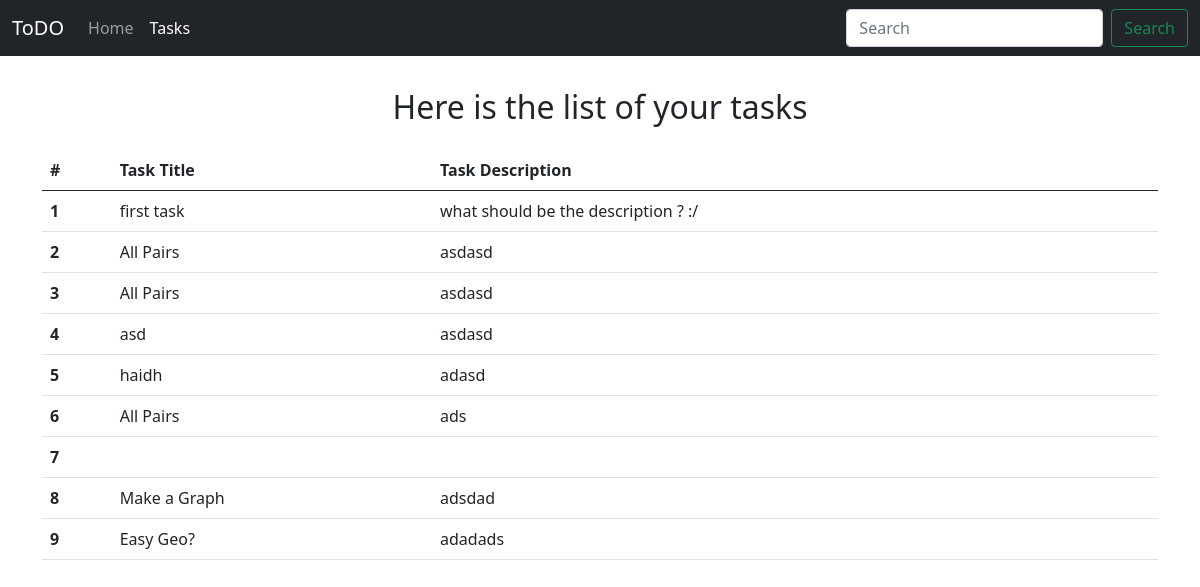
The page /tasks on the database its author committed.
### home/models.py (models this page shows, shortened)
class Task(models.Model):
    taskTitle = models.CharField(max_length = 30)
    taskDescription = models.TextField()
    time = models.DateTimeField(auto_now_add = True)

### home/views.py (the view)
# urls.py: path('tasks', views.tasks , name = 'tasks')
def tasks(request):
    alltask = Task.objects.all()
    context = {'tasks':alltask}
    return render(request , 'tasks.html',context)

### templates/tasks.html (shortened to what this page needs)
<!doctype html>
<html lang="en">
<head>
    <link href="https://cdn.jsdelivr.net/npm/bootstrap@5.1.0/dist/css/bootstrap.min.css" rel="stylesheet"
>
</head>
<body>
    <nav class="navbar navbar-expand-lg navbar-dark bg-dark">
        <div class="container-fluid">
            <a class="navbar-brand" href="/">ToDO</a>
            <div class="collapse navbar-collapse" id="navbarSupportedContent">
                <ul class="navbar-nav me-auto mb-2 mb-lg-0">
                    <li class="nav-item">
                        <a class="nav-link" aria-current="page" href="/">Home</a>
                    </li>
                    <li class="nav-item">
                        <a class="nav-link active" href="/tasks">Tasks</a>
                    </li>
                </ul>
                <form class="d-flex">
                    <input class="form-control me-2" type="search" placeholder="Search" aria-label="Search">
                    <button class="btn btn-outline-success" type="submit">Search</button>
                </form>
            </div>
        </div>
    </nav>
    <div class="class container my-3">
        <h2 class="text-center py-3">
            Here is the list of your tasks
        </h2>
        <table class="table">
            <thead>
              <tr>
                <th scope="col">#</th>
                <th scope="col">Task Title</th>
                <th scope="col">Task Description</th>
              </tr>
            </thead>
            <tbody>
                {% for task in tasks%}
              <tr>
                <th scope="row">{{forloop.counter}}</th>
                <td>{{task.taskTitle}}</td>
                <td>{{task.taskDescription}}</td>
              </tr>
              {% endfor %}
            </tbody>
          </table>
    </div>
</body>
</html>

### rows shown on the page
Task: taskTitle "first task", taskDescription "what should be the description ? :/"
Task: taskTitle "All Pairs", taskDescription "asdasd"
Task: taskTitle "All Pairs", taskDescription "asdasd"
Task: taskTitle "asd", taskDescription "asdasd"
Task: taskTitle "haidh", taskDescription "adasd"
Task: taskTitle "All Pairs", taskDescription "ads"
Task: taskTitle "Make a Graph", taskDescription "adsdad"
Task: taskTitle "Easy Geo?", taskDescription "adadads"
